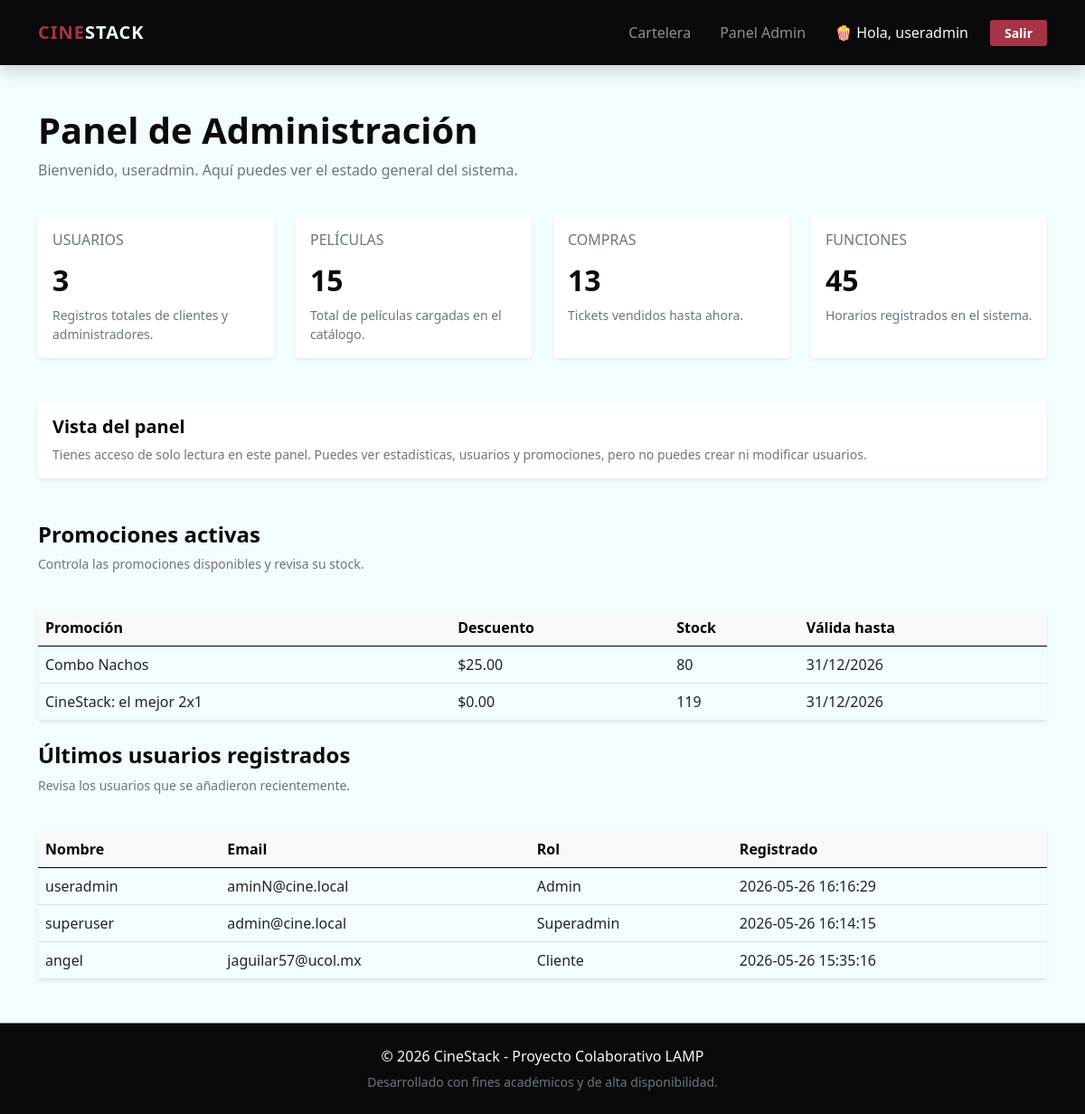
The app's page /admin.php (signed in), older data.
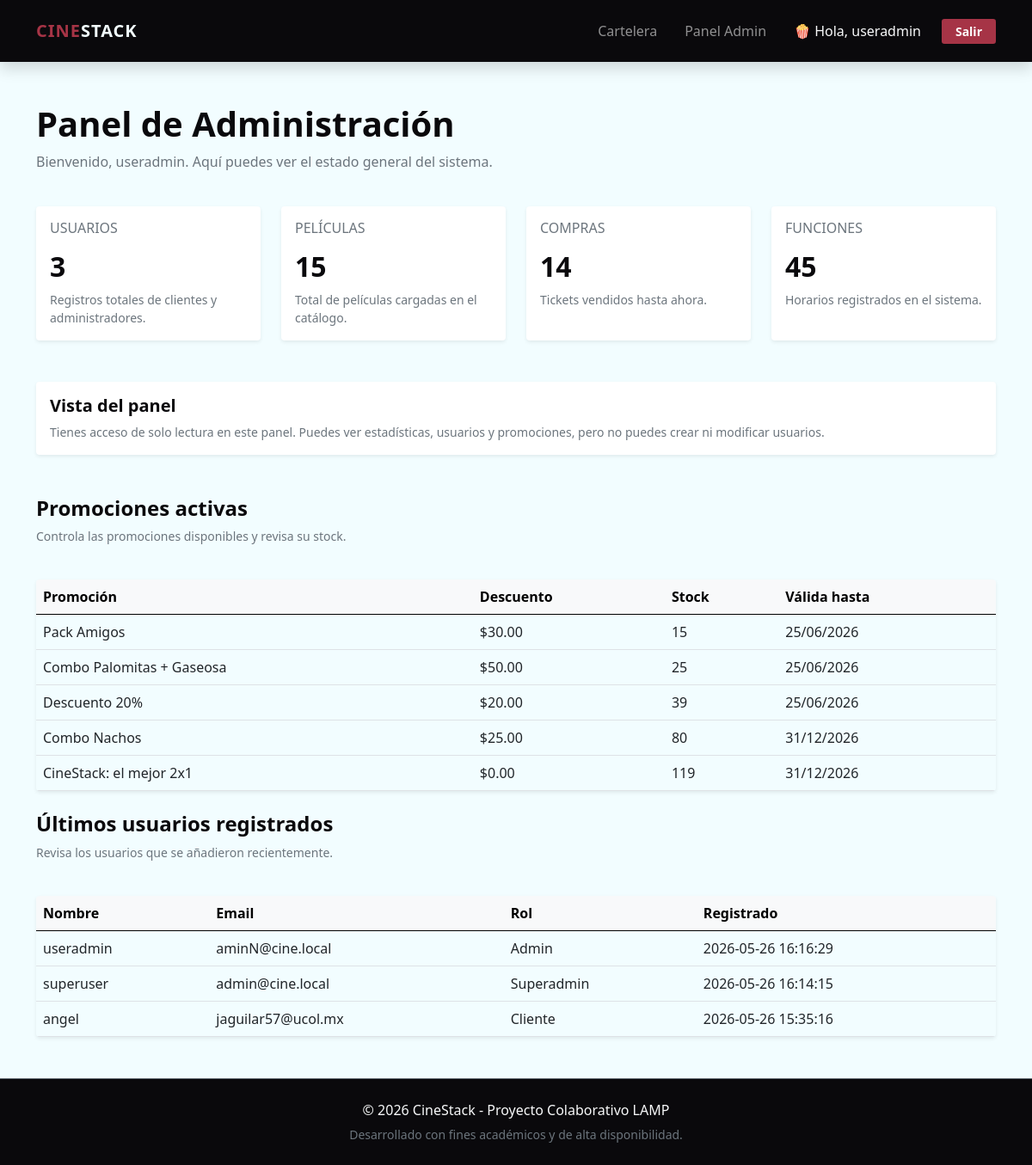
The same page, newer data.
### tables this page shows
CREATE TABLE `promociones` (
  `id` int NOT NULL AUTO_INCREMENT,
  `titulo` varchar(100) NOT NULL,
  `descripcion` text,
  `imagen_url` varchar(255) DEFAULT NULL,
  `codigo_descuento` varchar(20) DEFAULT NULL,
  `fecha_inicio` date DEFAULT NULL,
  `fecha_fin` date DEFAULT NULL,
  `tipo` enum('monto','porcentaje','2x1') NOT NULL DEFAULT 'monto',
  `stock` int NOT NULL DEFAULT '0',
  `descuento` decimal(10,2) NOT NULL DEFAULT '0.00',
  PRIMARY KEY (`id`)
);

CREATE TABLE `usuarios` (
  `id` int NOT NULL AUTO_INCREMENT,
  `nombre` varchar(100) NOT NULL,
  `email` varchar(100) NOT NULL,
  `password_hash` varchar(255) NOT NULL,
  `rol` enum('cliente','admin','superadmin') DEFAULT 'cliente',
  `fecha_registro` timestamp NULL DEFAULT CURRENT_TIMESTAMP,
  PRIMARY KEY (`id`),
  UNIQUE KEY `email` (`email`)
);

### src/admin.php (the view, shortened to what this page needs)
<?php
require_once 'db.php';
$esSuperAdmin = ($_SESSION['usuario_rol'] ?? '') === 'superadmin';
$mensaje = '';
$errores = [];
$totalUsuarios = $pdo->query("SELECT COUNT(*) FROM usuarios")->fetchColumn();
$totalPeliculas = $pdo->query("SELECT COUNT(*) FROM peliculas")->fetchColumn();
$totalCompras = $pdo->query("SELECT COUNT(*) FROM compras")->fetchColumn();
$totalFunciones = $pdo->query("SELECT COUNT(*) FROM funciones")->fetchColumn();
$ultimasPromociones = [];
try {
    $ultimasPromociones = $pdo->query("SELECT titulo, descuento, stock, fecha_inicio, fecha_fin FROM promociones ORDER BY stock ASC, fecha_fin ASC LIMIT 6")->fetchAll();
} catch (PDOException $e) {
    $totalPromociones = 0;
    $ultimasPromociones = [];
}
$ultimosUsuarios = $pdo->query("SELECT nombre, email, rol, fecha_registro FROM usuarios ORDER BY fecha_registro DESC LIMIT 10")->fetchAll();
include 'includes/header.php';
?>
<div class="container my-5">
    <div class="row mb-4">
        <div class="col-12">
            <h1 class="display-6 fw-bold">Panel de Administración</h1>
            <p class="text-muted">Bienvenido, <?= htmlspecialchars($_SESSION['usuario_nombre']) ?>. Aquí puedes ver el estado general del sistema.</p>
        </div>
    </div>
    <div class="row g-4 mb-5">
        <div class="col-sm-6 col-xl-3">
            <div class="card shadow-sm border-0 h-100">
                <div class="card-body">
                    <h6 class="text-uppercase text-muted mb-3">Usuarios</h6>
                    <h2 class="fw-bold"><?= htmlspecialchars($totalUsuarios) ?></h2>
                    <p class="text-muted small mb-0">Registros totales de clientes y administradores.</p>
                </div>
            </div>
        </div>
        <div class="col-sm-6 col-xl-3">
            <div class="card shadow-sm border-0 h-100">
                <div class="card-body">
                    <h6 class="text-uppercase text-muted mb-3">Películas</h6>
                    <h2 class="fw-bold"><?= htmlspecialchars($totalPeliculas) ?></h2>
                    <p class="text-muted small mb-0">Total de películas cargadas en el catálogo.</p>
                </div>
            </div>
        </div>
        <div class="col-sm-6 col-xl-3">
            <div class="card shadow-sm border-0 h-100">
                <div class="card-body">
                    <h6 class="text-uppercase text-muted mb-3">Compras</h6>
                    <h2 class="fw-bold"><?= htmlspecialchars($totalCompras) ?></h2>
                    <p class="text-muted small mb-0">Tickets vendidos hasta ahora.</p>
                </div>
            </div>
        </div>
        <div class="col-sm-6 col-xl-3">
            <div class="card shadow-sm border-0 h-100">
                <div class="card-body">
                    <h6 class="text-uppercase text-muted mb-3">Funciones</h6>
                    <h2 class="fw-bold"><?= htmlspecialchars($totalFunciones) ?></h2>
                    <p class="text-muted small mb-0">Horarios registrados en el sistema.</p>
                </div>
            </div>
        </div>
    </div>
    <div class="row mb-4">
        <div class="col-lg-12">
            <?php if ($esSuperAdmin): ?>
                <div class="card shadow-sm border-0 mb-4">
                    <div class="card-body">
                        <h5 class="fw-bold">Crear nuevo usuario</h5>
                        <p class="text-muted small">El horario de registro se asigna automáticamente. Solo ingresa los datos básicos y elige el rol.</p>
                        <?php if (!empty($errores)): ?>
                            <div class="alert alert-warning" role="alert">
                                <ul class="mb-0">
                                    <?php foreach ($errores as $error): ?>
                                        <li><?= htmlspecialchars($error) ?></li>
                                    <?php endforeach; ?>
                                </ul>
                            </div>
                        <?php elseif (!empty($mensaje)): ?>
                            <div class="alert alert-success" role="alert"><?= htmlspecialchars($mensaje) ?></div>
                        <?php endif; ?>
                        <form method="POST" action="admin.php">
                            <div class="row g-3">
                                <div class="col-md-4">
                                    <label for="nombre" class="form-label small fw-bold">Nombre completo</label>
                                    <input type="text" class="form-control" id="nombre" name="nombre" value="<?= htmlspecialchars($_POST['nombre'] ?? '') ?>" required>
                                </div>
                                <div class="col-md-4">
                                    <label for="email" class="form-label small fw-bold">Correo electrónico</label>
                                    <input type="email" class="form-control" id="email" name="email" value="<?= htmlspecialchars($_POST['email'] ?? '') ?>" required>
                                </div>
                                <div class="col-md-4">
                                    <label for="password" class="form-label small fw-bold">Contraseña</label>
                                    <input type="password" class="form-control" id="password" name="password" required>
                                </div>
                            </div>
                            <div class="mb-4 mt-3">
                                <label for="rol" class="form-label small fw-bold">Rol</label>
                                <select class="form-select" id="rol" name="rol">
                                    <option value="cliente" <?= (($_POST['rol'] ?? '') === 'cliente' ? 'selected' : '') ?>>Cliente</option>
                                    <option value="admin" <?= (($_POST['rol'] ?? '') === 'admin' ? 'selected' : '') ?>>Admin</option>
                                </select>
                                <div class="form-text">El admin creado podrá iniciar sesión como admin, pero solo el admin principal tiene acceso total al panel.</div>
                            </div>
                            <button type="submit" class="btn btn-baltic">Crear usuario</button>
                        </form>
                    </div>
                </div>
            <?php else: ?>
                <div class="card shadow-sm border-0 mb-4">
                    <div class="card-body">
                        <h5 class="fw-bold">Vista del panel</h5>
                        <p class="text-muted small mb-0">Tienes acceso de solo lectura en este panel. Puedes ver estadísticas, usuarios y promociones, pero no puedes crear ni modificar usuarios.</p>
                    </div>
                </div>
            <?php endif; ?>
        </div>
    </div>
    <div class="row mb-4">
        <div class="col-12">
            <h4 class="fw-bold">Promociones activas</h4>
            <p class="text-muted small">Controla las promociones disponibles y revisa su stock.</p>
        </div>
    </div>
    <div class="row mb-4">
        <div class="col-12">
            <div class="table-responsive shadow-sm rounded">
                <table class="table table-hover align-middle mb-0">
                    <thead class="table-light">
                        <tr>
                            <th>Promoción</th>
                            <th>Descuento</th>
                            <th>Stock</th>
                            <th>Válida hasta</th>
                        </tr>
                    </thead>
                    <tbody>
                        <?php if (empty($ultimasPromociones)): ?>
                            <tr>
                                <td colspan="4" class="text-center text-muted">No hay promociones activas en este momento.</td>
                            </tr>
                        <?php else: ?>
                            <?php foreach ($ultimasPromociones as $promo): ?>
                                <tr>
                                    <td><?= htmlspecialchars($promo['titulo']) ?></td>
                                    <td>$<?= number_format($promo['descuento'], 2) ?></td>
                                    <td><?= htmlspecialchars($promo['stock']) ?></td>
                                    <td><?= htmlspecialchars(date('d/m/Y', strtotime($promo['fecha_fin']))) ?></td>
                                </tr>
                            <?php endforeach; ?>
                        <?php endif; ?>
                    </tbody>
                </table>
            </div>
        </div>
    </div>
    <div class="row mb-4">
        <div class="col-12">
            <h4 class="fw-bold">Últimos usuarios registrados</h4>
            <p class="text-muted small">Revisa los usuarios que se añadieron recientemente.</p>
        </div>
    </div>
    <div class="row">
        <div class="col-12">
            <div class="table-responsive shadow-sm rounded">
                <table class="table table-hover align-middle mb-0">
                    <thead class="table-light">
                        <tr>
                            <th>Nombre</th>
                            <th>Email</th>
                            <th>Rol</th>
                            <th>Registrado</th>
                        </tr>
                    </thead>
                    <tbody>
                        <?php foreach ($ultimosUsuarios as $usuario): ?>
                            <tr>
                                <td><?= htmlspecialchars($usuario['nombre']) ?></td>
                                <td><?= htmlspecialchars($usuario['email']) ?></td>
                                <td><?= htmlspecialchars(ucfirst($usuario['rol'])) ?></td>
                                <td><?= htmlspecialchars($usuario['fecha_registro']) ?></td>
                            </tr>
                        <?php endforeach; ?>
                    </tbody>
                </table>
            </div>
        </div>
    </div>
</div>
<?php include 'includes/footer.php'; ?>

### src/includes/header.php (shortened to what this page needs)
<!DOCTYPE html>
<html lang="es">
<head>
    <link rel="stylesheet" href="libs/bootstrap/css/bootstrap.min.css">
    <link rel="stylesheet" href="css/custom.css">
</head>
<body>
<nav class="navbar navbar-expand-lg navbar-dark bg-onyx py-3 sticky-top shadow">
    <div class="container">
        <a class="navbar-brand text-uppercase" href="index.php" style="color: var(--azure-mist);">
            <span style="color: var(--cherry-rose);">Cine</span>Stack
        </a>
        <div class="collapse navbar-collapse" id="navbarMain">
            <ul class="navbar-nav ms-auto align-items-center">
                <li class="nav-item"><a class="nav-link px-3" href="index.php">Cartelera</a></li>
                <?php if (isset($_SESSION['usuario_id'])): ?>
                    <?php if (isset($_SESSION['usuario_rol']) && in_array($_SESSION['usuario_rol'], ['superadmin', 'admin'], true)): ?>
                        <li class="nav-item"><a class="nav-link px-3" href="admin.php">Panel Admin</a></li>
                    <?php endif; ?>
                    <li class="nav-item"><span class="nav-link text-light px-3">🍿 Hola, <?= htmlspecialchars($_SESSION['usuario_nombre']) ?></span></li>
                    <li class="nav-item"><a class="btn btn-cherry btn-sm ms-2 px-3" href="logout.php">Salir</a></li>
                <?php else: ?>
                    <li class="nav-item"><a class="nav-link px-3" href="login.php">Iniciar Sesión</a></li>
                    <li class="nav-item"><a class="btn btn-baltic btn-sm ms-2 px-3" href="registro.php">Registrarse</a></li>
                <?php endif; ?>
            </ul>
        </div>
    </div>
</nav>

### src/includes/footer.php (shortened to what this page needs)
<footer class="bg-onyx text-light text-center py-4 mt-5 border-top border-secondary">
    <div class="container">
        <p class="mb-1">&copy; <?= date('Y') ?> CineStack - Proyecto Colaborativo LAMP</p>
        <small class="text-muted">Desarrollado con fines académicos y de alta disponibilidad.</small>
    </div>
</footer>
</body>
</html>

### src/css/custom.css (style rules this page uses)
:root { --cherry-rose: #A63446; --onyx: #0A090C; --baltic-blue: #0C6291; --pale-sky: #BFDBF7; --azure-mist: #F2FDFF; }
body { background-color: var(--azure-mist); color: var(--onyx); font-family: 'Segoe UI', system-ui, -apple-system, sans-serif; }
.bg-onyx { background-color: var(--onyx) !important; }
.navbar-brand { font-weight: 800; letter-spacing: 1px; }
.btn-cherry { background-color: var(--cherry-rose); color: white; font-weight: 600; border: none; }

Row changes from the older to the newer data that the page shows:
added promociones: titulo "Pack Amigos", descuento "30.00", stock "15", fecha_fin "25/06/2026"
added promociones: titulo "Combo Palomitas + Gaseosa", descuento "50.00", stock "25", fecha_fin "25/06/2026"
added promociones: titulo "Descuento 20%", descuento "20.00", stock "39", fecha_fin "25/06/2026"
Text that changed along with them:
$totalCompras: "13" → "14"
